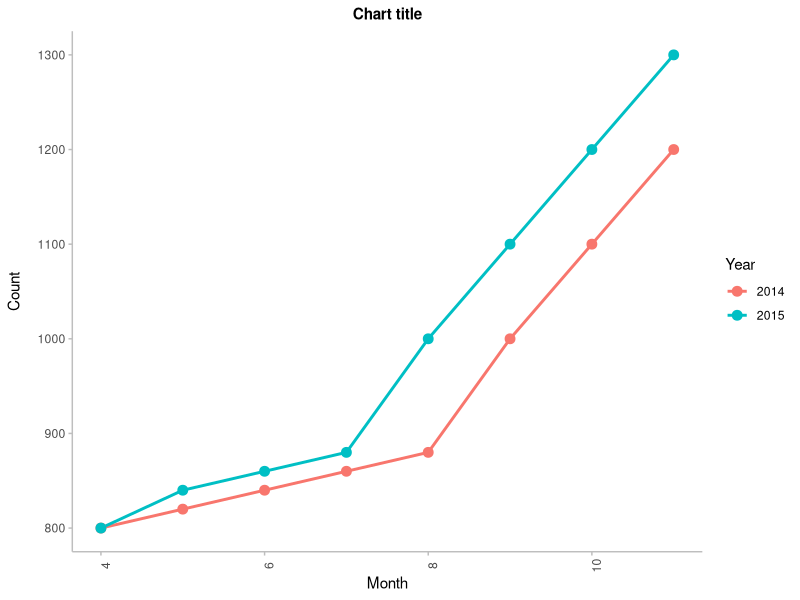

This figure's R source:
## ---- chunk 1

#Create a pseudo chart
library(ggplot2)

Year <- c(rep("2014", times = 8), rep("2015", times = 8))
Month <- rep(c(4, 5, 6, 7, 8, 9, 10, 11), times = 2)
Count <- c(800, 820, 840, 860, 880, 1000, 1100, 1200, 
           800, 840, 860, 880, 1000, 1100, 1200, 1300)

ChartData <- data.frame(Year, Month, Count)

chart <- ggplot(data = ChartData, aes(x = Month, y = Count, group = Year, color = Year)) +
  geom_line(size = 1) + 
  geom_point(size = 3) +
  theme(plot.title = element_text(hjust = 0.5, face = "bold", size = 11),
    panel.background = element_blank(),
    panel.grid.major = element_blank(), 
    panel.grid.minor = element_blank(),
    axis.text.x = element_text(angle = 90),
    axis.title.y = element_text(margin = margin(0,10,0,0)),
    axis.line = element_line(colour="grey"),
    axis.ticks = element_line(colour="grey")) +
  xlab("Month") + ylab("Count") +
  ggtitle("Chart title")

ggsave("chart1.png", plot = chart, device = "png", dpi = 300)

#Create contact information
contact1 <- c("**name**", "role", "number", "email")
contact2 <- c("**name**", "role", "number", "email")

contact <- data.frame(contact1, contact2)
## ---- chunk 2
    knitr::kable(contact, col.names=NULL)
